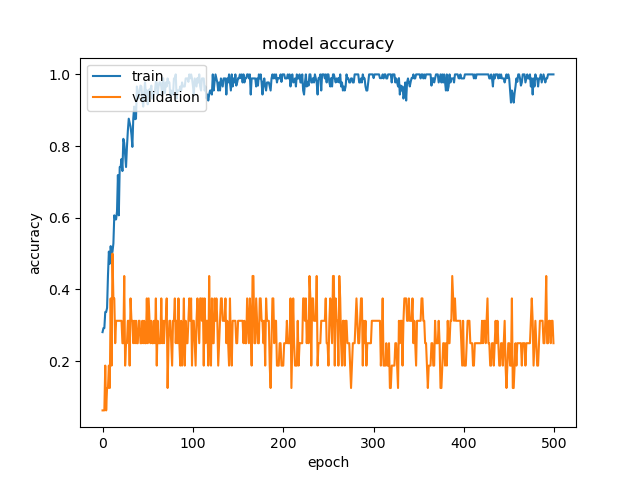
#> input picture notebooks/accuracy_1.png, 640 x 480 px
$ python -i data_v2.py   (imports and definitions only)
#> lines starting #> are read from the running program, lines starting #| are printed output that depends on the picture
#> further down, picture is the input picture: PIL image 640x480 RGBA; mean R, G, B, A 248.9, 243.2, 238, 255
import logging
import random
from zipfile import ZipFile

import numpy as np
from PIL import Image, ImageFilter
from tensorflow.keras.utils import Sequence

FORMAT = "%(asctime)-15s %(message)s"
# [1 line not run here, left out]

logger = logging.getLogger("imgloader")
# logger.setLevel(logging.INFO)


# [67 lines left out: functions get_image_zip, get_image, not called in this run]


def augment(image, seed=None):

    random.seed(seed)

    random_transform = random.randint(-1, 1)
    if random_transform == 0:
        image = image.rotate(random.randint(-5, 5))
    if random_transform == 1:
        image = image.filter(ImageFilter.GaussianBlur(radius=1))
    if random_transform == 2:
        image = image.filter(ImageFilter.RankFilter(size=3, rank=1))
    if random_transform == 3:
        image = image.filter(ImageFilter.MedianFilter(size=3))
    if random_transform == 4:
        image = image.filter(ImageFilter.MaxFilter(size=3))
    return image


# [5 lines left out: function get_center_box, not called in this run]


def get_random_subbox(image, shape_w_h=(224, 224), seed=42):

#> called with shape_w_h = (224, 224)
    random.seed(seed)

    w = image.width
#> w = 640
    h = image.height
#> h = 480

    logger.debug(f"Image w, h: {w},{h}")

    random_w = random.randint(0, w - shape_w_h[0])
#> random_w = 364
    random_h = random.randint(0, h - shape_w_h[1])
#> random_h = 18

    cropbox = (random_w, random_h, random_w + shape_w_h[0], random_h + shape_w_h[1])
#> cropbox = (364, 18, 588, 242)

    logger.debug(f"Random cropbox: {cropbox}")

    cropped = image.crop(cropbox)
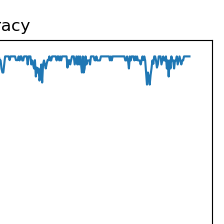
#> cropped: PIL image 224x224 RGBA; mean R, G, B, A 246, 248.5, 250.2, 255

    logger.debug(f"Cropped image w, h: {cropped.width}, {cropped.height}")

    return cropped


def random_subbox_and_augment(image, seed=None):
    """
    Randomly crops image to 224x224 and augments it
    """
    cropped = get_random_subbox(image, seed=seed)
    return augment(cropped, seed=seed)
#> in augment, `image = image.rotate(random.randint(-5, 5))`:
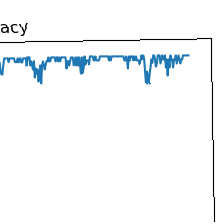
#> image: PIL image 224x224 RGBA; mean R, G, B, A 243.9, 246.3, 248, 252.8; transparent parts drawn white


# [25 lines left out: function preprocess_and_scale, not called in this run]


class ImgGen(Sequence):
    # [94 lines left out: functions __init__, __len__, __getitem__, not called in this run]

>>> from PIL import Image
>>> picture = Image.open('../notebooks/accuracy_1.png')
>>> result = random_subbox_and_augment(picture)

$ run again, on notebooks/accuracy_2.png
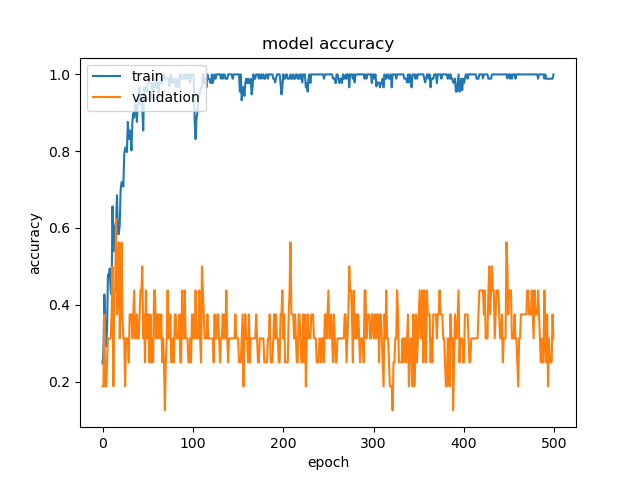
#> input picture notebooks/accuracy_2.png, 640 x 480 px
#> picture is the input picture: PIL image 640x480 RGBA; mean R, G, B, A 249.3, 242.9, 237.2, 255
#> in get_random_subbox, `cropped = image.crop(cropbox)`:
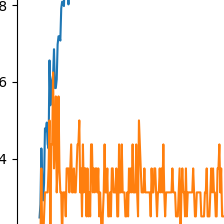
#> cropped: PIL image 224x224 RGBA; mean R, G, B, A 249.8, 233.1, 218.1, 255
#> in augment, `image = image.rotate(random.randint(-5, 5))`:
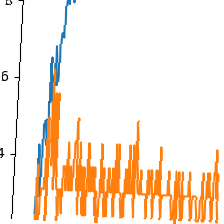
#> image: PIL image 224x224 RGBA; mean R, G, B, A 243.7, 227, 212, 248.7; transparent parts drawn white

$ run again, on notebooks/accuracy_28.png
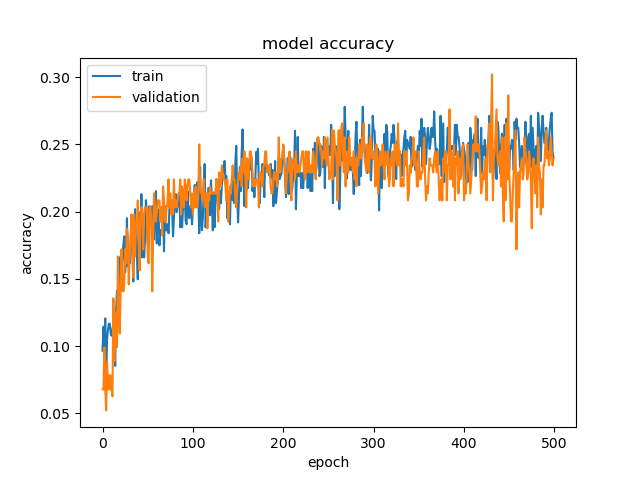
#> input picture notebooks/accuracy_28.png, 640 x 480 px
#> picture is the input picture: PIL image 640x480 RGBA; mean R, G, B, A 246, 241.9, 237.9, 255
#> in get_random_subbox, `cropped = image.crop(cropbox)`:
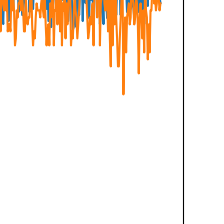
#> cropped: PIL image 224x224 RGBA; mean R, G, B, A 251.2, 240.8, 231.4, 255
#> in augment, `image = image.filter(ImageFilter.GaussianBlur(radius=1))`:
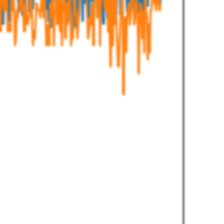
#> image: PIL image 224x224 RGBA; mean R, G, B, A 251.2, 240.7, 231.3, 255
